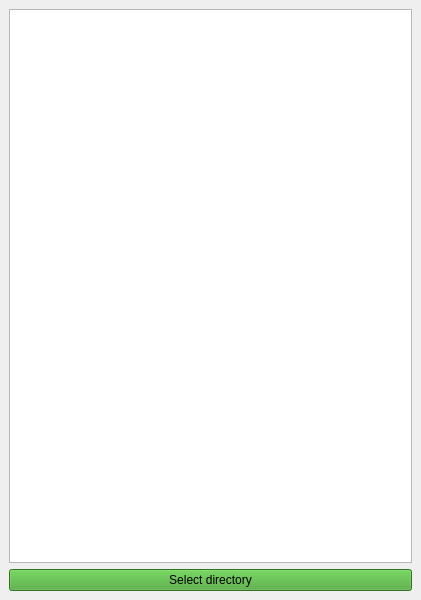
<?xml version="1.0" encoding="UTF-8"?>
<ui version="4.0">
 <class>MainWindow</class>
 <widget class="QMainWindow" name="MainWindow">
  <property name="windowModality">
   <enum>Qt::NonModal</enum>
  </property>
  <property name="geometry">
   <rect>
    <x>0</x>
    <y>0</y>
    <width>421</width>
    <height>600</height>
   </rect>
  </property>
  <property name="windowTitle">
   <string>MainWindow</string>
  </property>
  <widget class="QWidget" name="centralwidget">
   <layout class="QVBoxLayout" name="verticalLayout">
    <item>
     <widget class="QListWidget" name="listWidget"/>
    </item>
    <item>
     <widget class="QPushButton" name="btnBrowse">
      <property name="autoFillBackground">
       <bool>false</bool>
      </property>
      <property name="styleSheet">
       <string notr="true">background: #42a42d;</string>
      </property>
      <property name="text">
       <string>Select directory</string>
      </property>
      <property name="autoDefault">
       <bool>false</bool>
      </property>
      <property name="default">
       <bool>false</bool>
      </property>
      <property name="flat">
       <bool>false</bool>
      </property>
     </widget>
    </item>
   </layout>
  </widget>
 </widget>
 <resources/>
 <connections/>
</ui>
